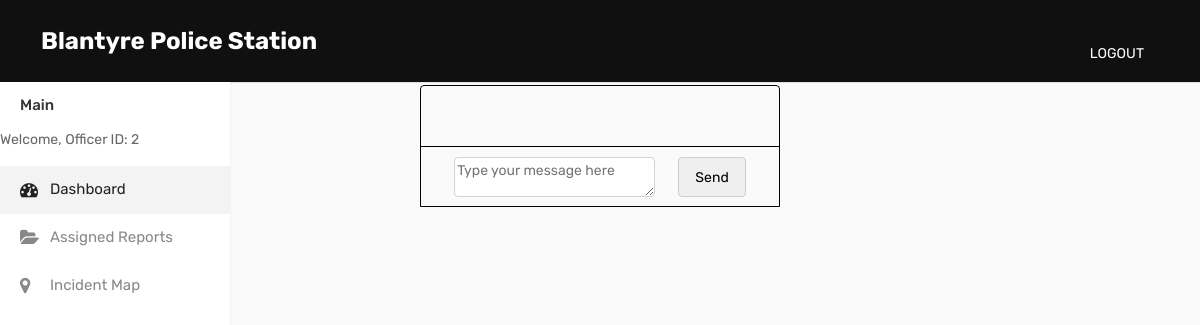
Before: /Chat_Interface.php?report_id=31 (signed in) with the older database file.
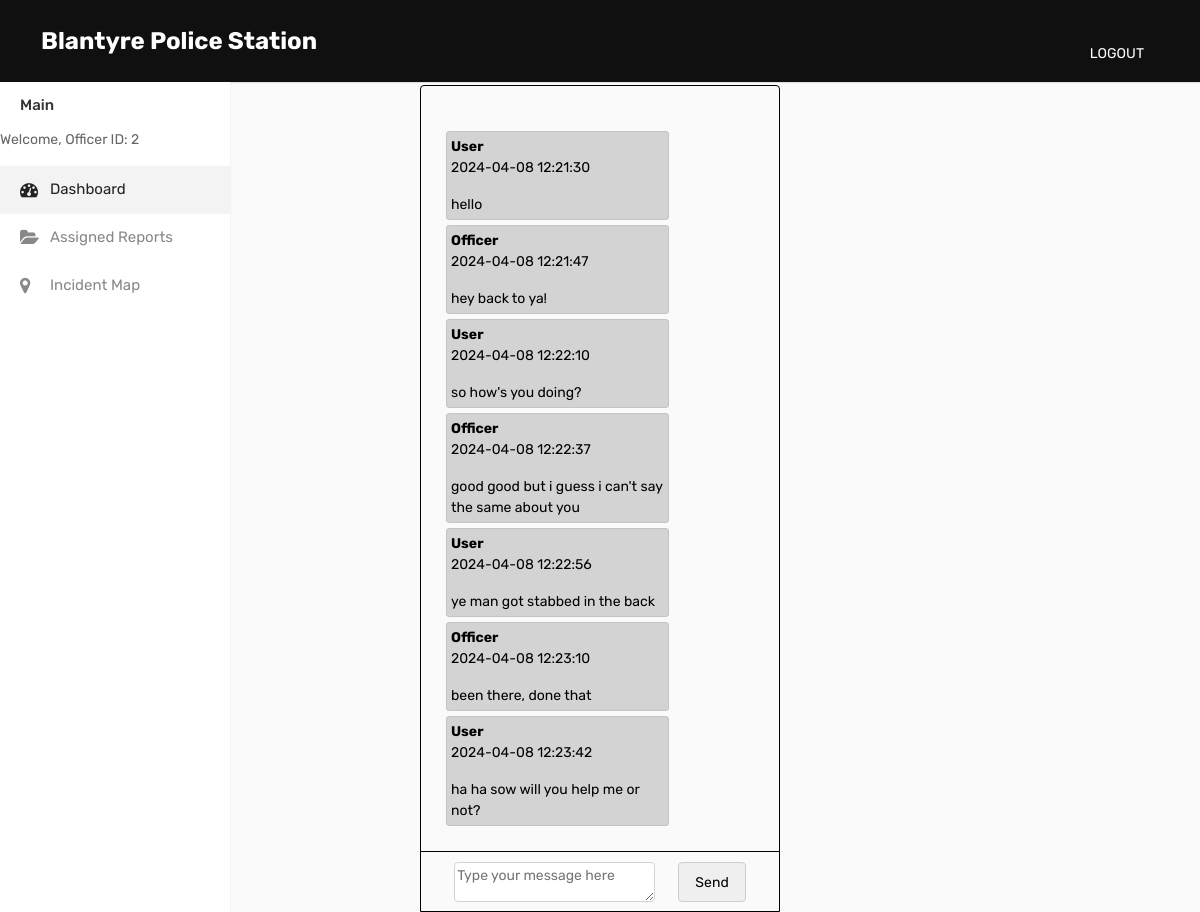
After: the same page with the newer database file.
### tables this page shows
CREATE TABLE IF NOT EXISTS `chats` (
  `id` int NOT NULL AUTO_INCREMENT,
  `report_id` int NOT NULL,
  `sender_id` int NOT NULL,
  `sender_name` varchar(50) NOT NULL,
  `message` varchar(255) NOT NULL,
  `sender_type` enum('user','officer') NOT NULL,
  `created_at` datetime DEFAULT CURRENT_TIMESTAMP,
  PRIMARY KEY (`id`),
  KEY `report_id` (`report_id`),
  KEY `sender_id` (`sender_id`)
);

### Chat_Interface.php (the view, shortened to what this page needs)
<?php
if (isset($_POST['message'], $_POST['report_id'])) {
    $message = $_POST['message'];
    $report_id = $_POST['report_id'];
    if (empty($message)) {
        echo "Error: Please enter a message.";
        exit();
    }
    try {
        require_once 'DatabaseConn.php';
        $senderInfo = getSenderInfo();
        $sender_type = $senderInfo['type'];
        $sender_id = $senderInfo['id'];
        $sender_name = ($sender_type === 'officer') ? 'Officer' : 'User';
        $query = "INSERT INTO chats (report_id, sender_id, sender_name, message, sender_type, created_at) VALUES (?, ?, ?, ?, ?, NOW())";
        $stmt = $conn->prepare($query);
        $stmt->bind_param("iissi", $report_id, $sender_id, $sender_name, $message, $sender_type);
        if ($stmt->execute()) {
            header("Location: chat_interface.php?report_id=$report_id");
            exit();
        } else {
            echo "Error sending message: " . $stmt->error;
        }
        $stmt->close();
        $conn->close();
    } catch(Exception $e) {
        echo "Error: " . $e->getMessage();
    }
} elseif (isset($_GET['report_id'])) {
    ?>
    <!DOCTYPE html>
    <html lang="en">
    <head>
        <link href="css/bootstrap.css" rel="stylesheet" />
        <link href="css/style.css" rel="stylesheet" />
        <link rel="stylesheet" type="text/css" href="css/bootstrap2.min.css">
        <link rel="stylesheet" type="text/css" href="css/style2.css">
    </head>
    <body>
        <header class="header_section">
        <?php
        require_once 'nvbr.php';
        ?>
        </header>
        <main class="">
            <?php
            if(isset($_SESSION['officer_id'])){
                require_once 'officer_side_bar.php';
            }
            ?>
            <main class="chat-body">
            <div class="chat-text" id="chat-text">
                <?php
                require_once 'DatabaseConn.php';
                $report_id = $_GET['report_id'];
                $query = "SELECT * FROM chats WHERE report_id = ? ORDER BY id asc";
                $stmt = $conn->prepare($query);
                $stmt->bind_param("i", $report_id);
                $stmt->execute();
                $result = $stmt->get_result();
                while ($row = $result->fetch_assoc()) {
                    $sender_name = $row['sender_name'];
                    $messageClass = $row['sender_type'] === 'user' ? 'user-message' : 'officer-message';
                    echo '<div class="chat-message ' . $messageClass . '">';
                    echo '<b class="chat-message-sender">' . $sender_name . '</b>';
                    echo '<p>' . $row['created_at'] . '</p>';
                    echo '<p class="the-chat-message">' . $row['message'] . '</p>';
                    echo '</div>';
            }
            ?>
        </div>
    <form action="chat_interface.php" method="post" class="form-chat" id="chat-form">
        <textarea name="message" placeholder="Type your message here" required></textarea>
        <button type="submit" id="chat-button" >Send</button>
    </form>
    </main>
    </main>
</body>
</html>
    <?php
} else {
    echo "Invalid request.";
    exit();
}
?>

Changed rows visible on the page:
now on this page (row edited): chats: sender_name "User", created_at "2024-04-08 12:21:30", message "hello"
now on this page (row edited): chats: sender_name "Officer", created_at "2024-04-08 12:21:47", message "hey back to ya!"
now on this page (row edited): chats: sender_name "User", created_at "2024-04-08 12:22:10", message "so how's you doing?"
now on this page (row edited): chats: sender_name "Officer", created_at "2024-04-08 12:22:37", message "good good but i guess i can't say the same about you"
added chats: sender_name "User", created_at "2024-04-08 12:22:56", message "ye man got stabbed in the back"
added chats: sender_name "Officer", created_at "2024-04-08 12:23:10", message "been there, done that"
added chats: sender_name "User", created_at "2024-04-08 12:23:42", message "ha ha sow will you help me or not?"
